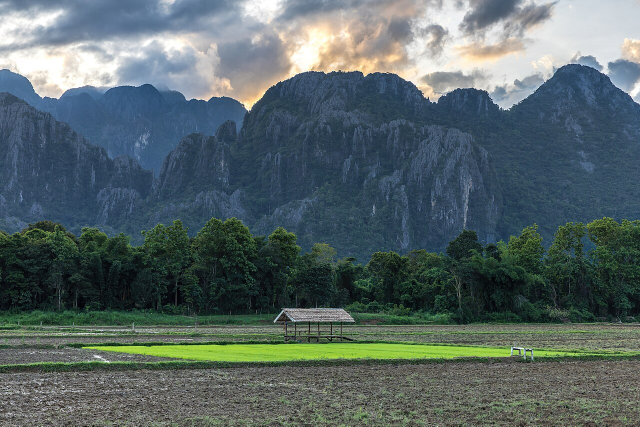
#> input picture samples/epic_landscape.jpg, 1280 x 853 px (shown at 1/2 size)
$ python -i horizon.py   (imports and definitions only)
#> lines starting #> are read from the running program, lines starting #| are printed output that depends on the picture
### agent_tools/io_utils.py
"""Image I/O helpers shared by all agent tools.

cv2.imread / cv2.imwrite fail silently on Windows paths that contain
non-ASCII characters (e.g. Chinese folder names), so we go through
numpy + imdecode / imencode instead.
"""
from __future__ import annotations

from pathlib import Path

import cv2
import numpy as np


def read_image(path: str | Path) -> np.ndarray:
    """Read an image at full bit depth as BGR (3 channels).

    - 8-bit and 16-bit images keep their depth.
    - Grayscale is promoted to BGR so downstream code sees one layout.
    - EXIF orientation is applied by OpenCV's decoder (flags below do not
      include IMREAD_IGNORE_ORIENTATION), so phone JPEGs come out upright.
    - RAW files (.NEF/.CR3/.ARW...) are demosaiced with rawpy into 16-bit BGR
      (camera white balance, sRGB gamma, camera orientation applied).
    """
    path = Path(path)
    if not path.is_file():
        raise FileNotFoundError(f"Image not found: {path}")
    if is_raw(path):
        return _read_raw(path)
    buf = np.fromfile(str(path), dtype=np.uint8)
    img = cv2.imdecode(buf, cv2.IMREAD_ANYDEPTH | cv2.IMREAD_ANYCOLOR)
    if img is None:
        raise ValueError(f"OpenCV could not decode: {path}")
    if img.ndim == 2:
        img = cv2.cvtColor(img, cv2.COLOR_GRAY2BGR)
    return img


RAW_EXTS = {".nef", ".nrw", ".cr2", ".cr3", ".arw", ".raf", ".rw2", ".orf", ".dng", ".pef", ".srw"}


def is_raw(path: str | Path) -> bool:
    return Path(path).suffix.lower() in RAW_EXTS


# [8 lines left out: function _read_raw, not called in this run]


def write_image(path: str | Path, img: np.ndarray, jpeg_quality: int = 95) -> Path:
    path = Path(path)
    path.parent.mkdir(parents=True, exist_ok=True)
    ext = path.suffix.lower()
    params: list[int] = []
    if ext in (".jpg", ".jpeg"):
        if img.dtype != np.uint8:
            raise ValueError("JPEG can only store 8-bit images; use .png or .tif for 16-bit.")
        if img.ndim == 3 and img.shape[2] == 4:
            raise ValueError("JPEG has no alpha channel; use .png or .tif.")
        params = [cv2.IMWRITE_JPEG_QUALITY, int(jpeg_quality)]
    ok, enc = cv2.imencode(ext, img, params)
    if not ok:
        raise ValueError(f"OpenCV could not encode {ext}")
    enc.tofile(str(path))
    return path


def to_gray_u8(img: np.ndarray) -> np.ndarray:
    """Convert any BGR/BGRA image of any depth to 8-bit grayscale (for analysis only)."""
    if img.dtype == np.uint16:
        img = (img / 257.0).astype(np.uint8)
    elif img.dtype in (np.float32, np.float64):
        img = np.clip(img * 255.0, 0, 255).astype(np.uint8)
    if img.ndim == 3:
        code = cv2.COLOR_BGRA2GRAY if img.shape[2] == 4 else cv2.COLOR_BGR2GRAY
        img = cv2.cvtColor(img, code)
    return img


def to_bgr_u8(img: np.ndarray) -> np.ndarray:
    """8-bit BGR copy, used for debug overlays."""
    if img.dtype == np.uint16:
        img = (img / 257.0).astype(np.uint8)
    elif img.dtype in (np.float32, np.float64):
        img = np.clip(img * 255.0, 0, 255).astype(np.uint8)
    if img.ndim == 2:
        return cv2.cvtColor(img, cv2.COLOR_GRAY2BGR)
    if img.shape[2] == 4:
        return cv2.cvtColor(img, cv2.COLOR_BGRA2BGR)
    return img.copy()

### agent_tools/horizon.py
"""Horizon leveling tools.

Division of labour (from the architecture board):
    CV estimates tilt; the model decides.

So nothing here decides *whether* to level. `estimate_tilt` measures and
reports several independent candidates plus a debug overlay the multimodal
orchestrator can look at. The orchestrator then calls `apply_rotation` with
the angle it chose (or skips leveling: intentional Dutch angle, sloped
terrain, no reliable lines). `check_level` is the deterministic
"residual tilt" check used by the evaluator after rendering.

Angle convention used everywhere in this module
-----------------------------------------------
    tilt_deg       How much the scene appears rotated on screen,
                   counter-clockwise positive. A horizon that rises to the
                   right has tilt > 0.
    correction_deg Rotation to apply to fix it = -tilt_deg.
                   Counter-clockwise positive, same as cv2.getRotationMatrix2D.
"""
from __future__ import annotations

import math
from dataclasses import dataclass
from pathlib import Path
from typing import Literal

import cv2
import numpy as np

from .io_utils import is_raw, read_image, to_bgr_u8, to_gray_u8, write_image


# --------------------------------------------------------------------------- #
# Line detection
# --------------------------------------------------------------------------- #
@dataclass
class _Segments:
    xy: np.ndarray        # (N, 4) x1, y1, x2, y2 in working-image pixels
    length: np.ndarray    # (N,)
    angle: np.ndarray     # (N,) on-screen angle in degrees, CCW positive, (-90, 90]


def _detect_segments(gray: np.ndarray, min_len: float) -> tuple[_Segments, str]:
    """LSD first (sub-pixel accurate); HoughLinesP fallback."""
    xy = None
    method = "lsd"
    try:
        lsd = cv2.createLineSegmentDetector(cv2.LSD_REFINE_STD)
        lines = lsd.detect(gray)[0]
        if lines is not None and len(lines):
            xy = lines.reshape(-1, 4).astype(np.float64)
    except (cv2.error, AttributeError):
        xy = None
    if xy is None or len(xy) == 0:
        method = "hough"
        edges = cv2.Canny(gray, 50, 150)
        lines = cv2.HoughLinesP(edges, 1, np.pi / 720, threshold=60,
                                minLineLength=int(min_len), maxLineGap=int(min_len * 0.2))
        xy = (lines.reshape(-1, 4).astype(np.float64) if lines is not None
              else np.zeros((0, 4)))

    dx = xy[:, 2] - xy[:, 0]
    dy = xy[:, 3] - xy[:, 1]
    length = np.hypot(dx, dy)
    keep = length >= min_len
    xy, dx, dy, length = xy[keep], dx[keep], dy[keep], length[keep]
    # Image y points down; flip it so angles are CCW-positive as seen on screen.
    angle = np.degrees(np.arctan2(-dy, dx))
    angle = (angle + 90.0) % 180.0 - 90.0          # -> [-90, 90)
    angle[angle == -90.0] = 90.0                    # -> (-90, 90]
    return _Segments(xy, length, angle), method


# --------------------------------------------------------------------------- #
# Robust statistics
# --------------------------------------------------------------------------- #
def _weighted_median(values: np.ndarray, weights: np.ndarray) -> float:
    order = np.argsort(values)
    v, w = values[order], weights[order]
    cdf = np.cumsum(w)
    return float(v[np.searchsorted(cdf, 0.5 * cdf[-1])])


def _robust_perspective_fit(roll, pos, L, thresh=1.0, max_slope=30.0, max_n=150):
    """Fit roll = a + b * pos with a RANSAC over line pairs, then weighted LSQ on inliers.

    Why: with a pitched camera, verticals converge (keystone) and their apparent
    lean grows linearly with horizontal distance from the image centre; the
    line through the centre stays vertical, so the intercept `a` is the true
    camera roll. Same for horizontals vs. vertical position under yaw.
    Includes zero-slope hypotheses, so a scene without perspective still fits.
    """
    order = np.argsort(-L)[:max_n]
    r, p, w = roll[order], pos[order], L[order]
    best, best_score = (float(_weighted_median(r, w)), 0.0), -1.0
    hyps = [(ri, 0.0) for ri in r]
    n = len(r)
    for i in range(n):
        for j in range(i + 1, n):
            dp = p[j] - p[i]
            if abs(dp) < 0.05:
                continue
            b = (r[j] - r[i]) / dp
            if abs(b) <= max_slope:
                hyps.append((r[i] - b * p[i], b))
    for a, b in hyps:
        score = w[np.abs(r - (a + b * p)) <= thresh].sum()
        if score > best_score:
            best, best_score = (a, b), score
    a, b = best
    inl = np.abs(roll - (a + b * pos)) <= thresh
    for _ in range(3):                                   # refine on inliers
        if inl.sum() < 2:
            break
        sw = np.sqrt(L[inl])
        A = np.stack([np.ones(inl.sum()), pos[inl]], 1) * sw[:, None]
        a, b = np.linalg.lstsq(A, roll[inl] * sw, rcond=None)[0]
        inl = np.abs(roll - (a + b * pos)) <= thresh
    return float(a), float(b), inl


def _candidate(roll: np.ndarray, length: np.ndarray, pos: np.ndarray, norm_len: float) -> dict | None:
    """Summarise one family of lines into a tilt candidate.

    pos: each segment's position across the axis where perspective acts
         (x for verticals, y for horizontals), normalised to [-0.5, 0.5].
    """
    if len(roll) == 0:
        return None
    if len(roll) >= 4 and np.ptp(pos) >= 0.25:
        tilt, slope, inlier = _robust_perspective_fit(roll, pos, length)
        method = "perspective_fit"
    else:
        tilt = _weighted_median(roll, length)
        mad0 = _weighted_median(np.abs(roll - tilt), length)
        inlier = np.abs(roll - tilt) <= max(3.0 * mad0, 0.5)
        tilt, slope, method = _weighted_median(roll[inlier], length[inlier]), 0.0, "median"
    resid = np.abs(roll - (tilt + slope * pos))[inlier]
    mad = _weighted_median(resid, length[inlier]) if inlier.any() else 99.0
    coverage = float(length[inlier].sum() / norm_len)
    inlier_frac = float(length[inlier].sum() / length.sum())
    # Heuristic confidence in [0, 1]: enough line length, tight residuals, most lines agree.
    confidence = (1.0 - math.exp(-coverage / 0.75)) * math.exp(-mad / 1.0) * inlier_frac ** 0.5
    return {
        "tilt_deg": round(float(tilt), 3),
        "method": method,
        # degrees of extra lean from one image edge to the other; large = strong perspective
        "perspective_slope_deg": round(float(slope), 2),
        "spread_deg": round(float(mad), 3),
        "num_lines": int(inlier.sum()),
        "inlier_fraction": round(inlier_frac, 3),
        "coverage": round(coverage, 3),
        "confidence": round(confidence, 3),
    }


def _dominant_horizon_line(seg: _Segments, idx: np.ndarray, w: int, h: int) -> dict | None:
    """Find the longest set of collinear near-horizontal segments (sea / skyline horizon).

    Segments are binned by (angle, offset of the line through the image centre);
    the bin with the largest total length wins.
    """
    if len(idx) == 0:
        return None
    xy, ang, L = seg.xy[idx], seg.angle[idx], seg.length[idx]
    cx, cy = w / 2.0, h / 2.0
    mx = (xy[:, 0] + xy[:, 2]) / 2.0
    my = (xy[:, 1] + xy[:, 3]) / 2.0
    # y where each segment's infinite line crosses x = cx (image coords, y down)
    y_at_c = my + (mx - cx) * np.tan(np.radians(ang))
    a_bin = np.round(ang / 0.5).astype(int)
    r_bin = np.round(y_at_c / max(h * 0.015, 2.0)).astype(int)
    best_key, best_len = None, 0.0
    totals: dict[tuple[int, int], float] = {}
    for k_a, k_r, l in zip(a_bin, r_bin, L):
        # include neighbouring bins so a line split across a bin edge still counts
        for da in (-1, 0, 1):
            for dr in (-1, 0, 1):
                key = (k_a + da, k_r + dr)
                totals[key] = totals.get(key, 0.0) + l
    for key, tot in totals.items():
        if tot > best_len:
            best_key, best_len = key, tot
    assert best_key is not None
    members = (np.abs(a_bin - best_key[0]) <= 1) & (np.abs(r_bin - best_key[1]) <= 1)
    tilt = float(np.average(ang[members], weights=L[members]))
    y_c = float(np.average(y_at_c[members], weights=L[members]))
    width_coverage = float(L[members].sum() / w)
    return {
        "tilt_deg": round(tilt, 3),
        "y_at_center_frac": round(y_c / h, 3),   # 0 = top, 1 = bottom
        "width_coverage": round(width_coverage, 3),
        "num_segments": int(members.sum()),
        "confidence": round(1.0 - math.exp(-width_coverage / 0.4), 3),
        "_members": np.asarray(idx)[members],    # stripped before returning
    }


# --------------------------------------------------------------------------- #
# Tool 1: estimate_tilt
# --------------------------------------------------------------------------- #
def estimate_tilt(
    image_path: str,
    max_tilt_deg: float = 20.0,
    region: dict | None = None,
    work_size: int = 1024,
    overlay_path: str | None = None,
) -> dict:
    """Measure camera roll from straight lines. Returns candidates, never a decision.

    region: optional {"x","y","w","h"} in full-resolution pixels to analyse only
            part of the frame (e.g. the valid area after a rotation).
    overlay_path: where to save the debug overlay PNG; defaults next to the image.
    """
#> called with image_path = '../samples/epic_landscape.jpg', max_tilt_deg = 20, work_size = 1024
    img = read_image(image_path)
#> in read_image, img is the input picture: shape (853, 1280, 3); mean B, G, R 102.9, 101.7, 87.1
    full_h, full_w = img.shape[:2]
    if region:
        x, y, rw, rh = (int(region[k]) for k in ("x", "y", "w", "h"))
        img = img[y:y + rh, x:x + rw]
    gray = to_gray_u8(img)
#> in to_gray_u8, `img = cv2.cvtColor(img, code)`:
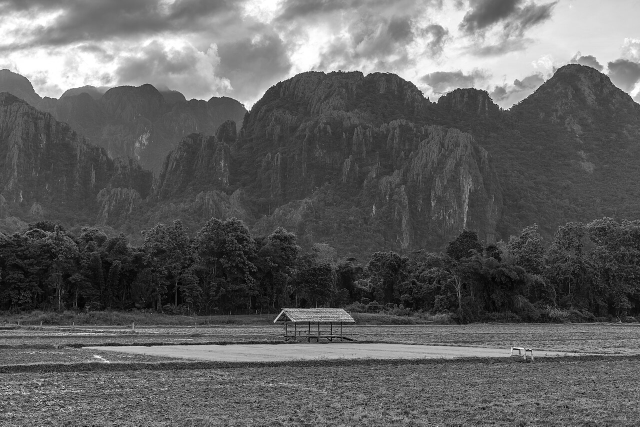
#> img: shape (853, 1280) (shown at 1/2 size); min 0, max 255, mean 97.5
    h0, w0 = gray.shape
    scale = work_size / max(h0, w0)
    if scale < 1.0:
        gray = cv2.resize(gray, (round(w0 * scale), round(h0 * scale)), interpolation=cv2.INTER_AREA)
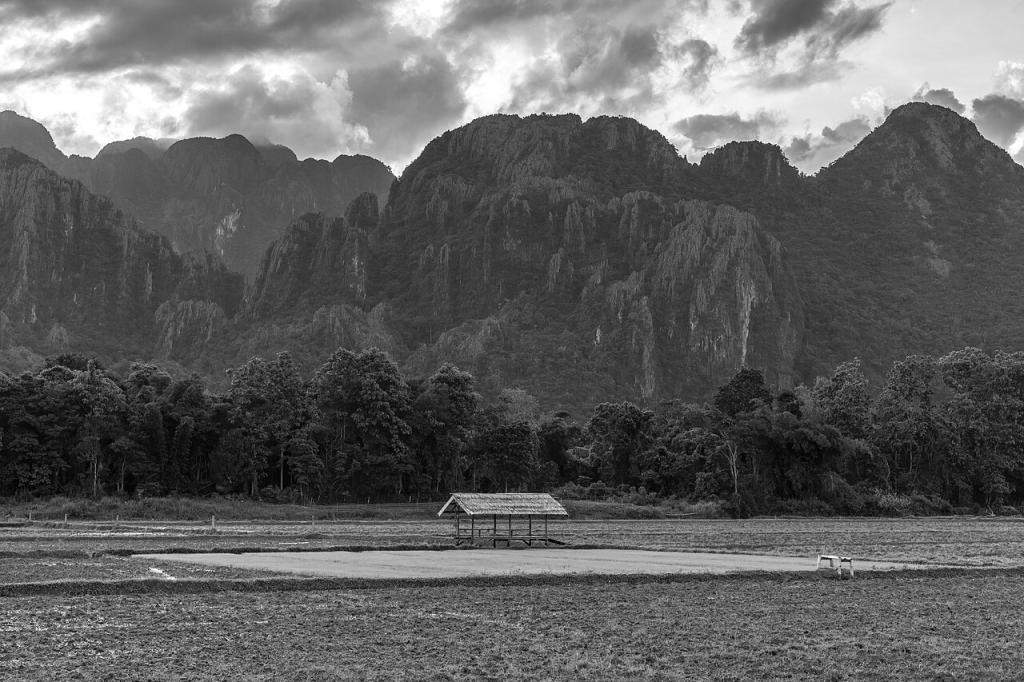
#> gray: shape (682, 1024); min 1, max 255, mean 97.5
    h, w = gray.shape
    gray = cv2.GaussianBlur(gray, (3, 3), 0)
#> (the rest of the program and of its run is left out)
